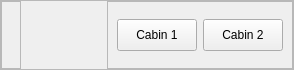
                                 <widget class="QFrame" name="frame_42">
                                  <property name="maximumSize">
                                   <size>
                                    <width>16777215</width>
                                    <height>70</height>
                                   </size>
                                  </property>
                                  <property name="styleSheet">
                                   <string notr="true">#frame_42{
	border-bottom: 2px solid #DBDADD;
}</string>
                                  </property>
                                  <property name="frameShape">
                                   <enum>QFrame::StyledPanel</enum>
                                  </property>
                                  <property name="frameShadow">
                                   <enum>QFrame::Raised</enum>
                                  </property>
                                  <layout class="QHBoxLayout" name="horizontalLayout_21">
                                   <property name="leftMargin">
                                    <number>0</number>
                                   </property>
                                   <property name="topMargin">
                                    <number>0</number>
                                   </property>
                                   <property name="rightMargin">
                                    <number>0</number>
                                   </property>
                                   <property name="bottomMargin">
                                    <number>0</number>
                                   </property>
                                   <item>
                                    <widget class="QFrame" name="frameCoachesButtons_3">
                                     <property name="frameShape">
                                      <enum>QFrame::StyledPanel</enum>
                                     </property>
                                     <property name="frameShadow">
                                      <enum>QFrame::Raised</enum>
                                     </property>
                                     <layout class="QHBoxLayout" name="horizontalLayout_22"/>
                                    </widget>
                                   </item>
                                   <item>
                                    <spacer name="horizontalSpacer_3">
                                     <property name="orientation">
                                      <enum>Qt::Horizontal</enum>
                                     </property>
                                     <property name="sizeType">
                                      <enum>QSizePolicy::Fixed</enum>
                                     </property>
                                     <property name="sizeHint" stdset="0">
                                      <size>
                                       <width>80</width>
                                       <height>20</height>
                                      </size>
                                     </property>
                                    </spacer>
                                   </item>
                                   <item>
                                    <widget class="QFrame" name="frame_43">
                                     <property name="maximumSize">
                                      <size>
                                       <width>280</width>
                                       <height>16777215</height>
                                      </size>
                                     </property>
                                     <property name="frameShape">
                                      <enum>QFrame::StyledPanel</enum>
                                     </property>
                                     <property name="frameShadow">
                                      <enum>QFrame::Raised</enum>
                                     </property>
                                     <layout class="QHBoxLayout" name="horizontalLayout_23">
                                      <item>
                                       <widget class="QPushButton" name="btnCabin1_3">
                                        <property name="minimumSize">
                                         <size>
                                          <width>0</width>
                                          <height>32</height>
                                         </size>
                                        </property>
                                        <property name="text">
                                         <string>Cabin 1</string>
                                        </property>
                                       </widget>
                                      </item>
                                      <item>
                                       <widget class="QPushButton" name="btnCabin2_3">
                                        <property name="minimumSize">
                                         <size>
                                          <width>0</width>
                                          <height>32</height>
                                         </size>
                                        </property>
                                        <property name="text">
                                         <string>Cabin 2</string>
                                        </property>
                                       </widget>
                                      </item>
                                     </layout>
                                    </widget>
                                   </item>
                                  </layout>
                                 </widget>
